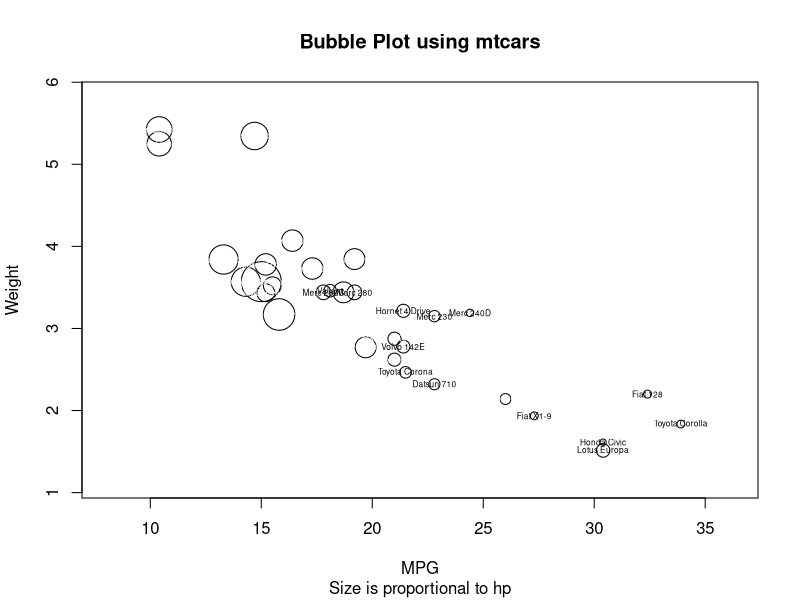

Source code (R): (Note: this script raises an error after producing the figure.)
#bubble chart -using mtcars

#base plot

symbols(mtcars$mpg, mtcars$wt, mtcars$hp, inches=.2, xlab="MPG", ylab="Weight",title=' Bubble Plot using mtcars')
text(mtcars$mpg, mtcars$wt,rownames(mtcars), cex=.5, col=mtcars$vs)
title(main='Bubble Plot using mtcars', sub = 'Size is proportional to hp')

#ggplot - qplot
qplot(x=mpg, y=wt, data = mtcars, label = rownames(mtcars), colour='red', size = hp/2) + geom_text(colour = "black", hjust=0,vjust=1, size=3) + ggtitle('Bubble Plot using qplot', subtitle = 'Size is proportional to hp/2')

#ggplot
p1 <- ggplot(data=mtcars, aes(x=mpg, y=wt)) +  geom_point(aes(size=hp/2), colour = 'green', alpha=.5)
p1
p2 = p1 +  geom_text(aes(x=mpg, y=wt, label=rownames(mtcars)), colour = "black", hjust=0,vjust=1, size=3) 
p2
p3 = p2 + scale_size_area( max_size = 10, guide=F) + scale_alpha(guide=F)
p3
p4 = p3 + labs(x='MPG', y='Weight', title='Bubble Chart in GGplot using MTCARS dataset')  +  theme(plot.subtitle=element_text(size=12, hjust=0.5, face="italic", color="blue"))
p4
p5 = p4 + labs( subtitle='Size of Point is proportional to HP/2' ) 
p5

#Another bubble chart showing count of values
library(dplyr)
mtcars %>% group_by(gear, cyl) %>% summarise(count=n()) -> df1
df1
df1[,1:2] <- lapply(df1[,1:2], as.factor)

str(df1)

g1 <-  ggplot(df1, aes(x=gear, y=cyl) )  + geom_point(aes(size=count), fill='green', colour = 'black', shape=21)
g1
g2 = g1 + scale_size_area(name='Count', max_size = 20, guide=F) 
g2
g3 = g2 + geom_text(aes(y=as.numeric(cyl) - sqrt(count)/20 , label=count, size=count/2), vjust=1.5)
g3
g4= g3 + labs(x='Gear', y='Cylinder', title='Bubble Chart in GGplot') 
g4
g5 = g4 + labs( subtitle='Using mtcars data set and data.table Nos show the count of Gear & Cyl: See Details in the table \n Number Labels and size of Circle indicate the count of Cars in the category of Gear & Cyl ' ) +  theme(plot.subtitle=element_text(size=12, hjust=0.5, face="italic", color="blue"))
g5
g6 = g5 + annotate(geom='text', x=2, y=3.2, label='Max cars with Gears=3 & Cylinder=8', size=4)
g6
g7 = g6 + geom_segment(mapping=aes(x=2, y=3.2, xend=1, yend=3), arrow=arrow(), size=1, colour="blue") 
g7
#
library(gridExtra)
grid.arrange(tableGrob(df1), g7, ncol=2, widths=c(.2,.8))

grid.arrange( tableGrob(DT1, theme=ttheme_default()), g7, ncol = 2, widths = c(.5, 1))


library(sp)

# NOT RUN {
data(meuse)
head(meuse)
coordinates(meuse) <- c("x", "y") # promote to SpatialPointsDataFrame
df2 = df1
coordinates(df2) <- c('x','y')
bubble(df2, "count", maxsize = 2.5, main = "cadmium concentrations (ppm)",   key.entries = 2^(-1:4))
bubble(meuse, "zinc", main = "zinc concentrations (ppm)",
       key.entries =  100 * 2^(0:4))
# }
